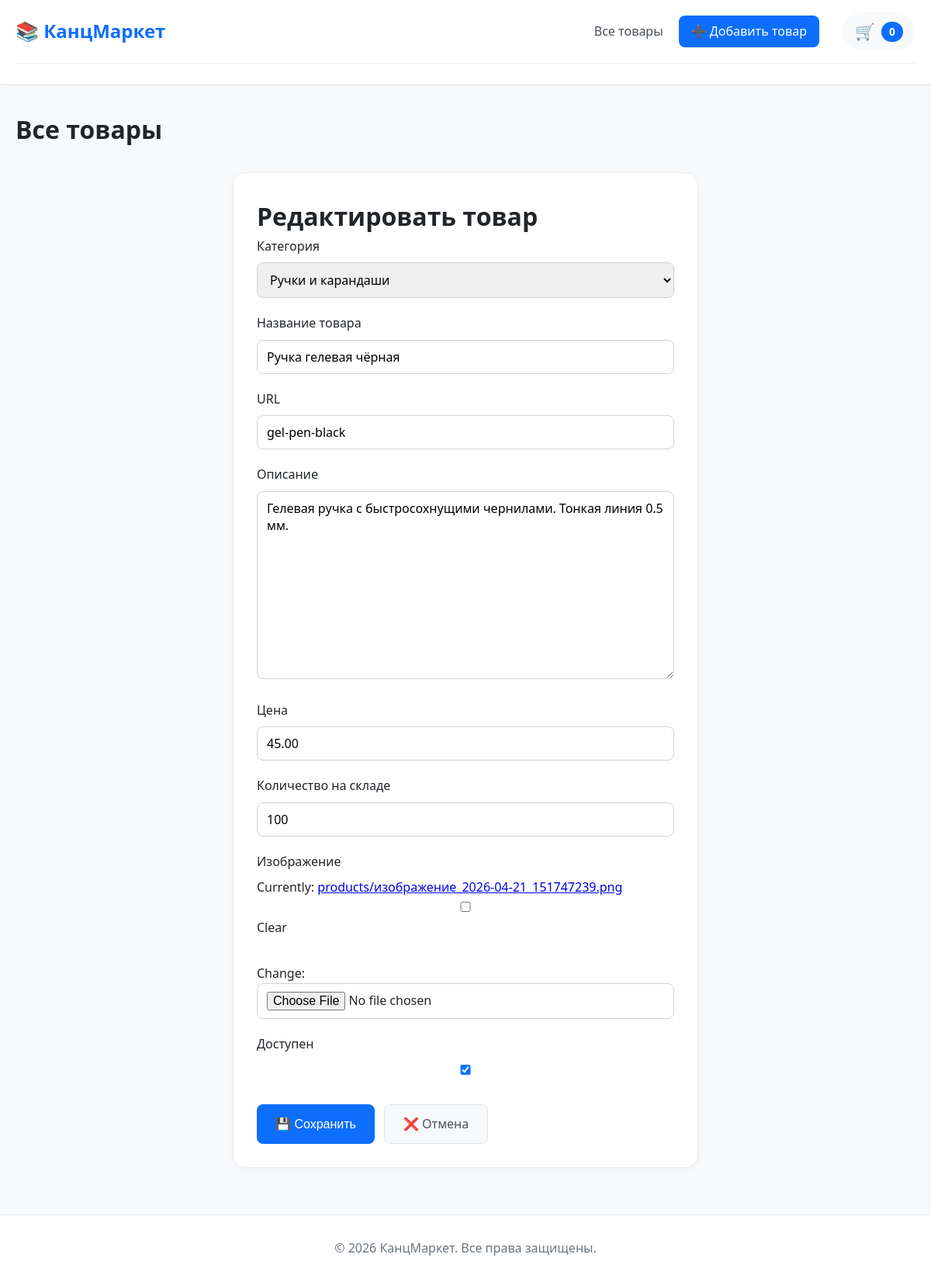
The page /product/gel-pen-black/edit/ on the database its author committed.
### store/models.py (models this page shows, shortened)
class Product(models.Model):
    category = models.ForeignKey(Category, on_delete=models.CASCADE, verbose_name="Категория")
    name = models.CharField(max_length=200, verbose_name="Название товара")
    slug = models.SlugField(max_length=200, unique=True, verbose_name="URL")
    description = models.TextField(blank=True, verbose_name="Описание")
    price = models.DecimalField(max_digits=10, decimal_places=2, verbose_name="Цена")
    stock = models.PositiveIntegerField(default=0, verbose_name="Количество на складе")
    image = models.ImageField(upload_to='products/', blank=True, null=True, verbose_name="Изображение")
    available = models.BooleanField(default=True, verbose_name="Доступен")
    created = models.DateTimeField(auto_now_add=True)
    updated = models.DateTimeField(auto_now=True)
    class Meta:
        verbose_name = "Товар"
        verbose_name_plural = "Товары"
        ordering = ['name']

### store/views.py (the view)
# urls.py: path('product/<slug:slug>/edit/', views.ProductUpdateView.as_view(), name='product_edit'),
class ProductUpdateView(UpdateView):
    model = Product
    template_name = 'store/product_form.html'
    fields = ['category', 'name', 'slug', 'description', 'price', 'stock', 'image', 'available']
    success_url = reverse_lazy('product_list')

### cart/cart.py (called while the page is built)
    def __len__(self):
        return sum(item['quantity'] for item in self.cart.values())

### cart/context_processors.py (called while the page is built)
def cart(request):
    return {'cart': Cart(request)}

### store/models.py (called while the page is built)
    def __str__(self):
        return self.name

### store/templates/store/product_form.html (shortened to what this page needs)
{% extends 'store/base.html' %}
{% block content %}
<div class="form-container">
    <h1>{% if form.instance.pk %}Редактировать товар{% else %}Добавить новый товар{% endif %}</h1>
    <form method="post" enctype="multipart/form-data" class="product-form">
        {% for field in form %}
        <div class="form-group">
            <label for="{{ field.id_for_label }}">{{ field.label }}</label>
            {{ field }}
        </div>
        {% endfor %}
        <div class="form-actions">
            <button type="submit" class="btn-submit">💾 Сохранить</button>
            <a href="{% url 'product_list' %}" class="btn-cancel">❌ Отмена</a>
        </div>
    </form>
</div>
{% endblock %}

### store/static/store/style.css (style rules this page uses)
* { margin: 0; padding: 0; box-sizing: border-box; }
body { font-family: 'Segoe UI', -apple-system, BlinkMacSystemFont, Roboto, Arial, sans-serif; background-color: #f8f9fa; color: #212529; line-height: 1.6; }
.btn-edit, .btn-back, .btn-submit, .btn-cancel { padding: 12px 24px; border-radius: 8px; text-decoration: none; font-weight: 500; display: inline-block; border: none; cursor: pointer; font-size: 1rem; }
.btn-edit, .btn-submit { background: #0d6efd; color: white; }
.btn-back, .btn-cancel { background: #f8f9fa; color: #495057; border: 1px solid #dee2e6; }
.form-container { max-width: 600px; margin: 0 auto; background: white; padding: 30px; border-radius: 16px; box-shadow: 0 2px 8px rgba(0,0,0,0.04); border: 1px solid #e9ecef; }
.form-group { margin-bottom: 20px; }
.form-group label { display: block; margin-bottom: 8px; font-weight: 500; color: #212529; }
.form-group input, .form-group select, .form-group textarea { width: 100%; padding: 10px 12px; border: 1px solid #ced4da; border-radius: 8px; font-size: 1rem; font-family: inherit; }
.form-actions { display: flex; gap: 12px; margin-top: 30px; }

### rows shown on the page
Product: form "Ручки и карандаши" "Ручка гелевая чёрная" "gel-pen-black" "Гелевая ручка с быстросохнущими чернилами. Тонкая линия 0.5 мм." "45.00" "100" "☑"

### other values the page prints
{{ cart|length }} "0"
{{ field.label }} "Категория" "Название товара" "URL" "Описание" "Цена" "Количество на складе" "Изображение" "Доступен"
